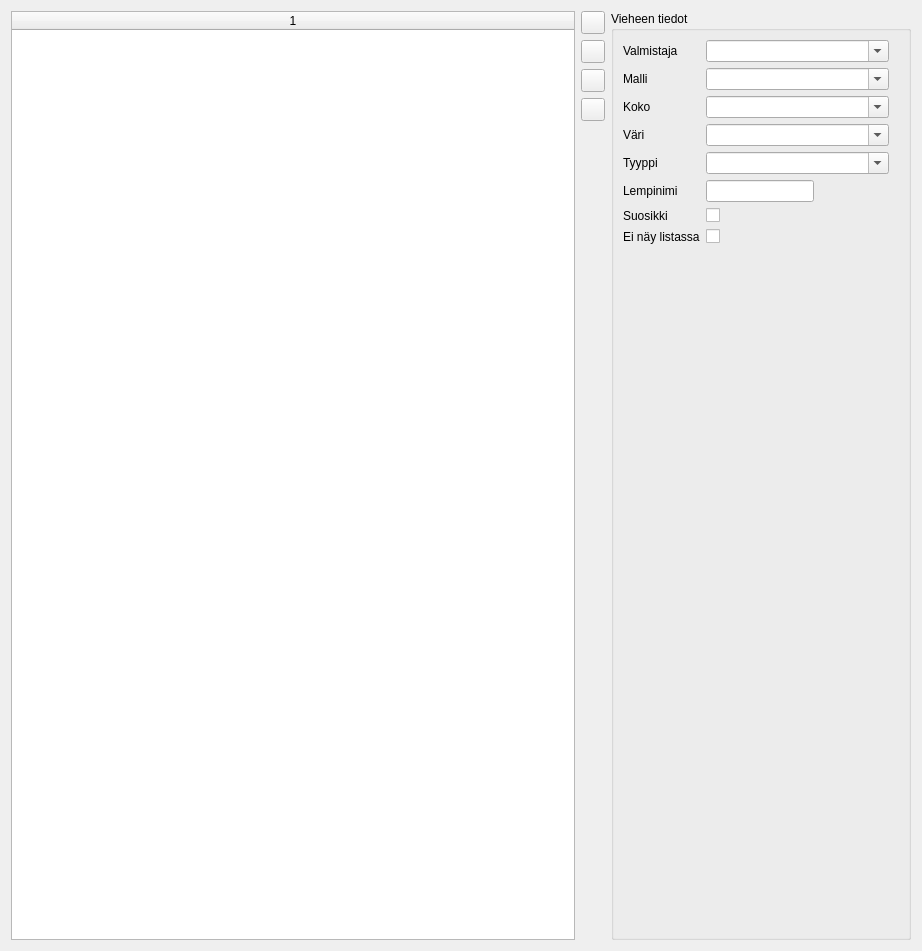
<?xml version="1.0" encoding="UTF-8"?>
<ui version="4.0">
 <class>LureForm</class>
 <widget class="QWidget" name="LureForm">
  <property name="geometry">
   <rect>
    <x>0</x>
    <y>0</y>
    <width>922</width>
    <height>951</height>
   </rect>
  </property>
  <property name="windowTitle">
   <string>Form</string>
  </property>
  <layout class="QHBoxLayout" name="horizontalLayout">
   <item>
    <layout class="QHBoxLayout" name="horizontalLayout_2">
     <item>
      <widget class="QTableWidget" name="lure_list">
       <property name="editTriggers">
        <set>QAbstractItemView::NoEditTriggers</set>
       </property>
       <property name="alternatingRowColors">
        <bool>true</bool>
       </property>
       <property name="selectionMode">
        <enum>QAbstractItemView::SingleSelection</enum>
       </property>
       <property name="selectionBehavior">
        <enum>QAbstractItemView::SelectRows</enum>
       </property>
       <property name="showGrid">
        <bool>false</bool>
       </property>
       <property name="sortingEnabled">
        <bool>true</bool>
       </property>
       <property name="columnCount">
        <number>1</number>
       </property>
       <attribute name="horizontalHeaderDefaultSectionSize">
        <number>70</number>
       </attribute>
       <attribute name="horizontalHeaderStretchLastSection">
        <bool>true</bool>
       </attribute>
       <attribute name="verticalHeaderVisible">
        <bool>false</bool>
       </attribute>
       <attribute name="verticalHeaderDefaultSectionSize">
        <number>20</number>
       </attribute>
       <column/>
      </widget>
     </item>
     <item>
      <layout class="QVBoxLayout" name="verticalLayout">
       <item>
        <widget class="QToolButton" name="lure_new">
         <property name="text">
          <string/>
         </property>
         <property name="icon">
          <iconset resource="resources.qrc">
           <normaloff>:/res/document-new.png</normaloff>:/res/document-new.png</iconset>
         </property>
        </widget>
       </item>
       <item>
        <widget class="QToolButton" name="lure_undo">
         <property name="text">
          <string/>
         </property>
         <property name="icon">
          <iconset resource="resources.qrc">
           <normaloff>:/res/edit-undo.png</normaloff>:/res/edit-undo.png</iconset>
         </property>
        </widget>
       </item>
       <item>
        <widget class="QToolButton" name="lure_save">
         <property name="text">
          <string/>
         </property>
         <property name="icon">
          <iconset resource="resources.qrc">
           <normaloff>:/res/document-save.png</normaloff>:/res/document-save.png</iconset>
         </property>
        </widget>
       </item>
       <item>
        <widget class="QToolButton" name="lure_delete">
         <property name="text">
          <string/>
         </property>
         <property name="icon">
          <iconset resource="resources.qrc">
           <normaloff>:/res/edit-cut.png</normaloff>:/res/edit-cut.png</iconset>
         </property>
        </widget>
       </item>
       <item>
        <spacer name="verticalSpacer">
         <property name="orientation">
          <enum>Qt::Vertical</enum>
         </property>
         <property name="sizeHint" stdset="0">
          <size>
           <width>20</width>
           <height>40</height>
          </size>
         </property>
        </spacer>
       </item>
      </layout>
     </item>
    </layout>
   </item>
   <item>
    <widget class="QGroupBox" name="groupBox">
     <property name="minimumSize">
      <size>
       <width>300</width>
       <height>0</height>
      </size>
     </property>
     <property name="maximumSize">
      <size>
       <width>300</width>
       <height>16777215</height>
      </size>
     </property>
     <property name="title">
      <string>Vieheen tiedot</string>
     </property>
     <layout class="QGridLayout" name="gridLayout_3">
      <item row="0" column="1">
       <layout class="QFormLayout" name="formLayout_5">
        <property name="fieldGrowthPolicy">
         <enum>QFormLayout::FieldsStayAtSizeHint</enum>
        </property>
        <property name="rightMargin">
         <number>10</number>
        </property>
        <item row="1" column="0">
         <widget class="QLabel" name="label_45">
          <property name="text">
           <string>Valmistaja</string>
          </property>
         </widget>
        </item>
        <item row="2" column="0">
         <widget class="QLabel" name="label_46">
          <property name="text">
           <string>Malli</string>
          </property>
         </widget>
        </item>
        <item row="3" column="0">
         <widget class="QLabel" name="label_47">
          <property name="text">
           <string>Koko</string>
          </property>
         </widget>
        </item>
        <item row="4" column="0">
         <widget class="QLabel" name="label_48">
          <property name="text">
           <string>Väri</string>
          </property>
         </widget>
        </item>
        <item row="7" column="0">
         <widget class="QLabel" name="label_8">
          <property name="text">
           <string>Suosikki</string>
          </property>
         </widget>
        </item>
        <item row="7" column="1">
         <widget class="QCheckBox" name="lure_favorite">
          <property name="text">
           <string/>
          </property>
         </widget>
        </item>
        <item row="5" column="1">
         <widget class="QComboBox" name="lure_type">
          <property name="editable">
           <bool>true</bool>
          </property>
          <property name="sizeAdjustPolicy">
           <enum>QComboBox::AdjustToContents</enum>
          </property>
          <property name="minimumContentsLength">
           <number>25</number>
          </property>
         </widget>
        </item>
        <item row="5" column="0">
         <widget class="QLabel" name="label">
          <property name="text">
           <string>Tyyppi</string>
          </property>
         </widget>
        </item>
        <item row="1" column="1">
         <widget class="QComboBox" name="lure_manufacturer">
          <property name="editable">
           <bool>true</bool>
          </property>
          <property name="sizeAdjustPolicy">
           <enum>QComboBox::AdjustToContents</enum>
          </property>
          <property name="minimumContentsLength">
           <number>25</number>
          </property>
         </widget>
        </item>
        <item row="2" column="1">
         <widget class="QComboBox" name="lure_model">
          <property name="editable">
           <bool>true</bool>
          </property>
          <property name="sizeAdjustPolicy">
           <enum>QComboBox::AdjustToContents</enum>
          </property>
          <property name="minimumContentsLength">
           <number>25</number>
          </property>
         </widget>
        </item>
        <item row="3" column="1">
         <widget class="QComboBox" name="lure_size">
          <property name="editable">
           <bool>true</bool>
          </property>
          <property name="sizeAdjustPolicy">
           <enum>QComboBox::AdjustToContents</enum>
          </property>
          <property name="minimumContentsLength">
           <number>25</number>
          </property>
         </widget>
        </item>
        <item row="4" column="1">
         <widget class="QComboBox" name="lure_color">
          <property name="editable">
           <bool>true</bool>
          </property>
          <property name="sizeAdjustPolicy">
           <enum>QComboBox::AdjustToContents</enum>
          </property>
          <property name="minimumContentsLength">
           <number>25</number>
          </property>
         </widget>
        </item>
        <item row="8" column="0">
         <widget class="QLabel" name="label_2">
          <property name="text">
           <string>Ei näy listassa</string>
          </property>
         </widget>
        </item>
        <item row="8" column="1">
         <widget class="QCheckBox" name="lure_notvisible">
          <property name="text">
           <string/>
          </property>
         </widget>
        </item>
        <item row="6" column="0">
         <widget class="QLabel" name="label_3">
          <property name="text">
           <string>Lempinimi</string>
          </property>
         </widget>
        </item>
        <item row="6" column="1">
         <widget class="QLineEdit" name="lure_nickname"/>
        </item>
       </layout>
      </item>
     </layout>
    </widget>
   </item>
  </layout>
 </widget>
 <resources>
  <include location="resources.qrc"/>
 </resources>
 <connections/>
</ui>
